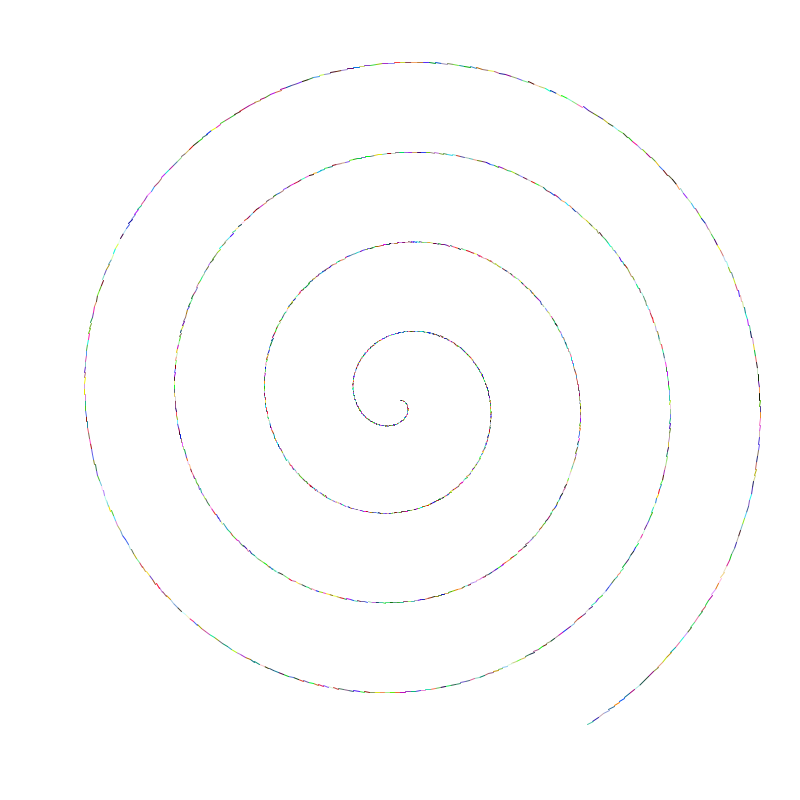
Frame 1 (no input)
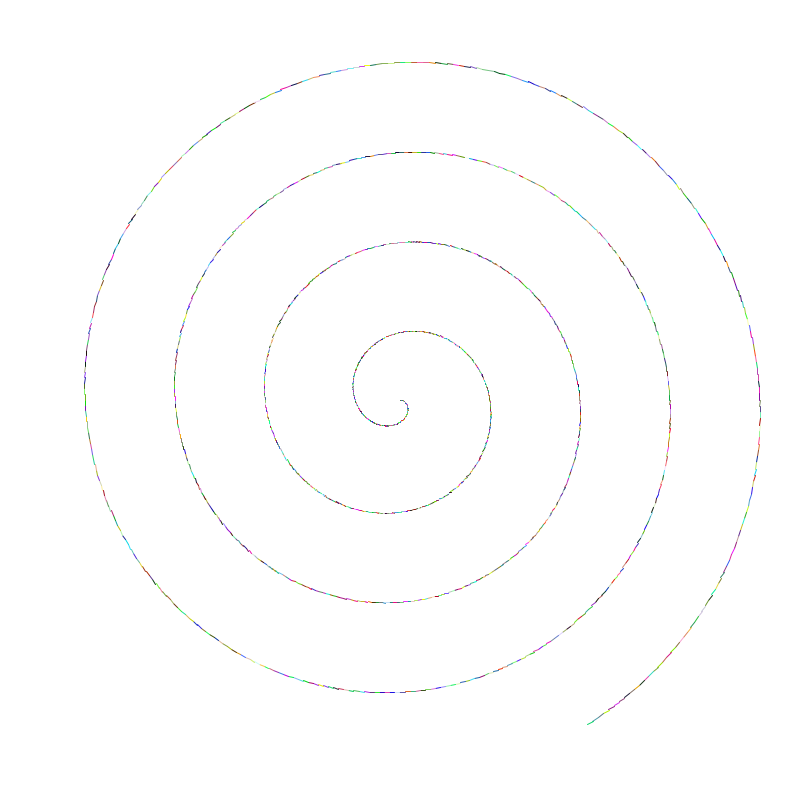
Frame 60 (the mouse pressed at the canvas centre just before this capture)
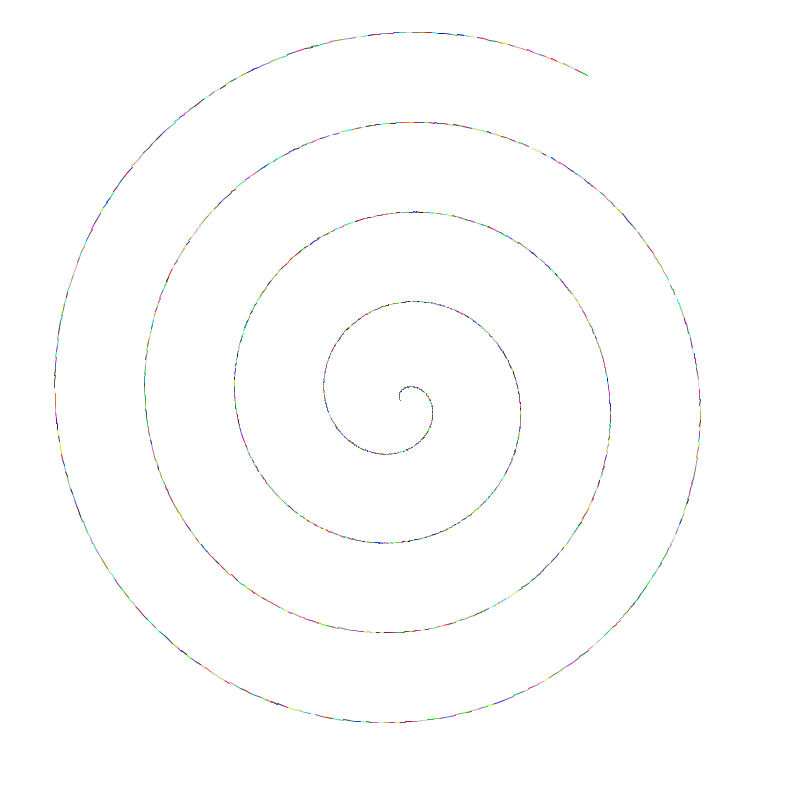
Frame 120 (the mouse held since frame 60 and released just before this capture)

The Processing sketch that drew these frames (run headless with seeded random() and noise(); from frame 60 on, the mouse is pressed at the canvas centre):

// Processing sketch: xSpiral
// ── xSpiral.pde
/*
 * xSpiral
 *
 * CC Fall 2013
 * by Ryan Raffa
 * 09/17/13
 */
 
float radius = 0.25;

float deg;

void setup() {
  size(800,800);
  smooth();
  background(255);
  
  deg = 0.0;

}

void draw() {
  
  // Move the origin to the center of screen
  translate(width/2, height/2);
  
  if (mousePressed==true) {
    deg-=2;
    background(255);
  } else {
    background(255); 
  }
  
  float rad = radians(deg);
  rotate(rad);
  
  for (int i = 0; i < 1500; i++) {
    // Point 1
    int deg1 = int(i);
    float angle1 = radians(deg1);
    float x1 = cos(angle1) * radius*i;
    float y1 = sin(angle1) * radius*i;
    
    // Point 2
    int deg2 = int(i+1);
    float angle2 = radians(deg2);
    float x2 = cos(angle2) * radius*i;
    float y2 = sin(angle2) * radius*i;
    
    stroke(random(255),random(255),random(255));
    line(x1, y1, x2, y2);
  }
}
